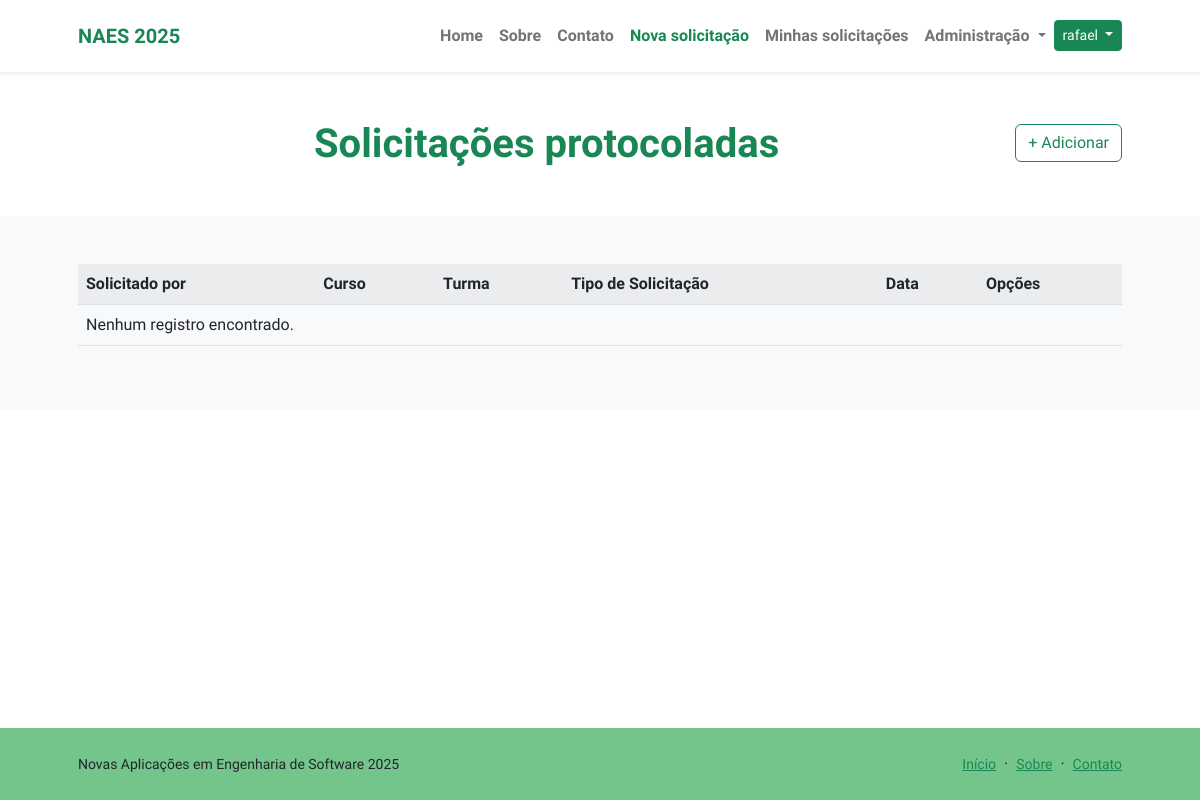
The page /protocolo/listar/solicitacoes/ (signed in) on the database as committed earlier.
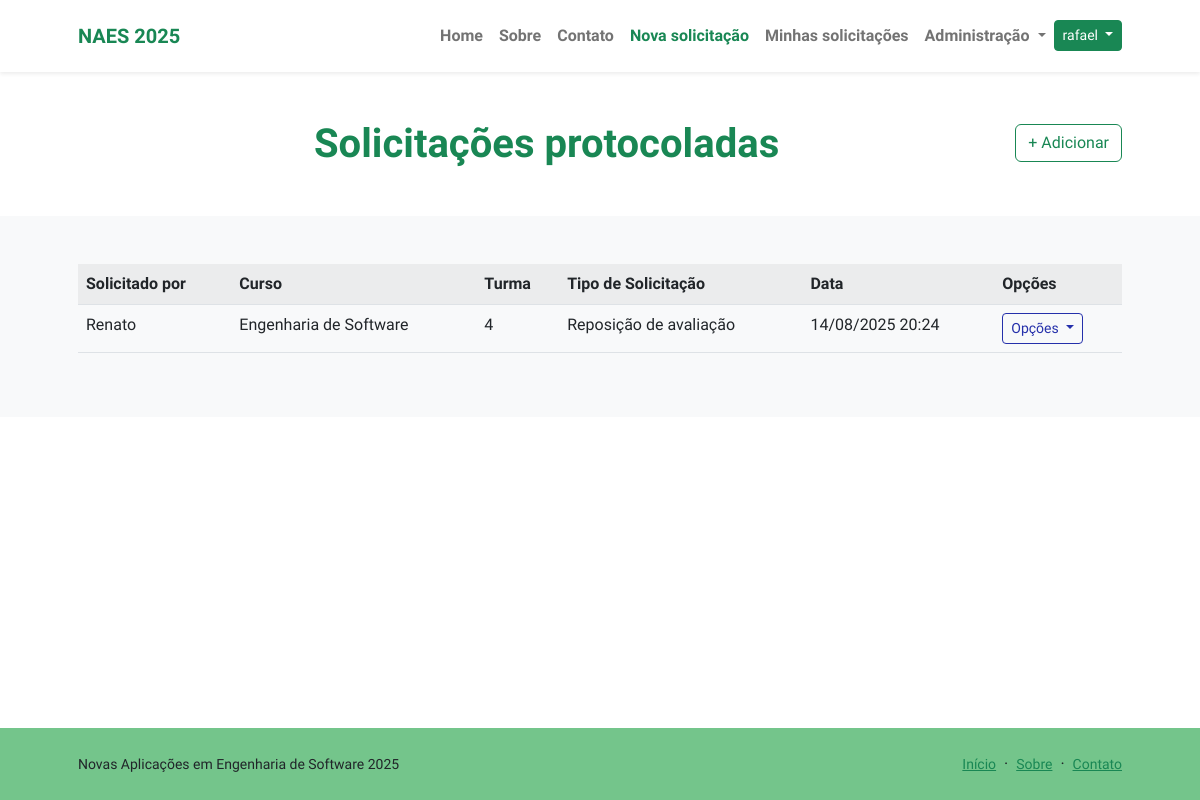
The same page on the database as committed later.
### protocolos/models.py (models this page shows, shortened)
class Solicitacao(models.Model):
    solicitado_por = models.ForeignKey(Aluno, on_delete=models.CASCADE)
    curso = models.ForeignKey(Curso, on_delete=models.PROTECT)
    turma = models.CharField(max_length=30)
    tipo_solicitacao = models.ForeignKey(TipoSolicitacao, on_delete=models.PROTECT)
    justificativa = models.TextField()
    anexo = models.FileField(upload_to='anexos_solicitacao/', blank=True, null=True)
    solicitado_em = models.DateTimeField(auto_now_add=True)
    atualizado_em = models.DateTimeField(auto_now=True)
    class Meta:
        verbose_name = "Solicitação"
        verbose_name_plural = "Solicitações"
        ordering = ["-solicitado_em"]

class Aluno(models.Model):
    usuario = models.OneToOneField(User, on_delete=models.CASCADE, related_name="aluno")
    nome = models.CharField(max_length=255)
    matricula = models.CharField(max_length=50, unique=True)
    cpf = models.CharField(max_length=14, unique=True)
    telefone = models.CharField(max_length=20, null=True)
    def __str__(self):
        return self.nome
    class Meta:
        ordering = ["nome"]

class Curso(models.Model):
    nome = models.CharField(max_length=150)
    campus = models.ForeignKey(Campus, on_delete=models.PROTECT)
    class Meta:
        ordering = ["nome"]

class TipoSolicitacao(models.Model):
    descricao = models.CharField(max_length=100, verbose_name="descrição", unique=True)
    prazo_externo = models.CharField(max_length=200)
    prazo_externo_dias = models.PositiveSmallIntegerField(
        help_text="Informe quantos dias úteis é o prazo de solicitação",
        blank=True, default=0)
    prazo_interno = models.CharField(max_length=200)
    prazo_interno_dias = models.PositiveSmallIntegerField(
        help_text="Informe quantos dias úteis para atendimento",
        blank=True, default=0)
    class Meta:
        verbose_name = "Tipo de Solicitação"
        verbose_name_plural = "Tipos de Solicitação"
        ordering = ["descricao"]

### protocolos/views.py (the view)
# urls.py: path("listar/solicitacoes/", SolicitacaoList.as_view(), name="listar-solicitacao"),
class SolicitacaoList(LoginRequiredMixin, ListView):
    template_name = "protocolos/listas/solicitacao.html"
    model = Solicitacao

### protocolos/templates/protocolos/listas/solicitacao.html (shortened to what this page needs)
{% extends "paginasweb/modelos/index.html" %}
{% load static %}
{% block header %}
<div class="text-center">
    <h1 class="display-6 fw-bolder mb-4">
        <span class="text-success d-inline">
            Solicitações protocoladas
        </span>
        <a href="{% url "cadastrar-solicitacao" %}" class="mt-1 btn btn-outline-success float-lg-end">
            + Adicionar
        </a>
    </h1>
</div>
{% endblock header %}
{% block conteudo %}
<div>
    <table class="table table-striped">
        <tr>
            <th>Solicitado por</th>
            <th>Curso</th>
            <th>Turma</th>
            <th>Tipo de Solicitação</th>
            <th>Data</th>
            <th>Opções</th>
        </tr>
        {% for object in object_list %}
        <tr>
            <td>{{ object.solicitado_por }}</td>
            <td>{{ object.curso.nome }}</td>
            <td>{{ object.turma }}</td>
            <td>{{ object.tipo_solicitacao.descricao }}</td>
            <td>{{ object.solicitado_em|date:"d/m/Y H:i" }}</td>
            <td>
                <div class="dropdown">
                    <button class="btn btn-outline-primary btn-sm dropdown-toggle" type="button" data-bs-toggle="dropdown" aria-expanded="false">
                        Opções
                    </button>
                </div>
            </td>
        </tr>
        {% empty %}
        <tr>
            <td colspan="6">Nenhum registro encontrado.</td>
        </tr>
        {% endfor %}
    </table>
</div>
{% endblock conteudo %}

Rows that differ between the two databases and show on the page:
added Solicitacao: solicitado_por "Renato", curso.nome "Engenharia de Software", turma "4", tipo_solicitacao.descricao "Reposição de avaliação", solicitado_em "14/08/2025 20:24"
Other text that changed with them:
text no longer shown: "Nenhum registro encontrado."
